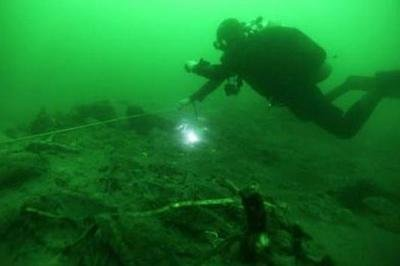
%> input picture water/pic5.jpg, 400 x 266 px
$ octave passage_2.m   (GNU Octave 9; MATLAB toolbox functions it lacks are replaced by stand-ins)
%> lines starting %> are read from the running program, lines starting %| are printed output that depends on the picture
%% 图像压缩并切分RGB通道+普通HE处理RGB三通道
clc;
clear;
I0 = imread('pic5.jpg');
%> I0 is the input picture: size 266x400x3 uint8; mean R, G, B 23.7, 118.8, 41.3
I0 = imresize(I0,[256 256]);
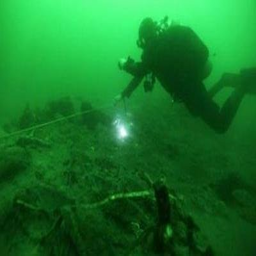
%> I0: size 256x256x3 uint8; mean R, G, B 23.7, 118.8, 41.3
I1 = imread('pic5.jpg');
I1 = imresize(I1,[256 256]);
IR0 = I0(:,:,1);
IG0 = I0(:,:,2);
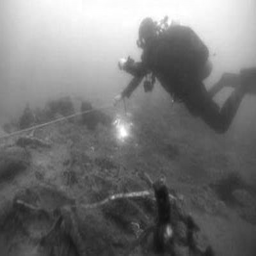
%> IG0: size 256x256 uint8; min 17, max 255, mean 118.8
IB0 = I0(:,:,3);
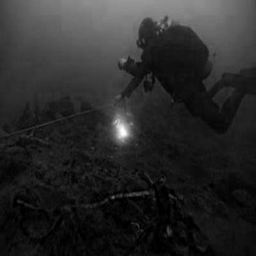
%> IB0: size 256x256 uint8; min 0, max 254, mean 41.3
IR1 = I1(:,:,1);
IG1 = I1(:,:,2);
IB1 = I1(:,:,3);

% 普通HE处理
% IR0_he = histeq(IR0);
% IG0_he = histeq(IG0);
% IB0_he = histeq(IB0);
IR1_he = histeq(IR1);
IG1_he = histeq(IG1);
IB1_he = histeq(IB1);

% CLAHE处理
IR0_clahe = adapthisteq(IR0,'NumTiles',[8 8],'clipLimit',0.02);
IG0_clahe = adapthisteq(IG0,'NumTiles',[8 8],'clipLimit',0.02);
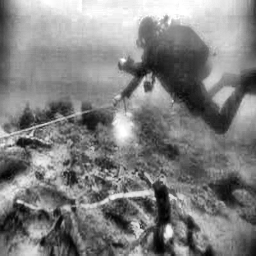
%> IG0_clahe: size 256x256 uint8; min 0, max 255, mean 128.6
IB0_clahe = adapthisteq(IB0,'NumTiles',[8 8],'clipLimit',0.02);
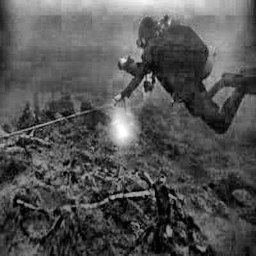
%> IB0_clahe: size 256x256 uint8; min 0, max 255, mean 83.3
IR1_clahe = adapthisteq(IR1_he*0.8,'NumTiles',[3 3],'clipLimit',0.01,'Range','original','Distribution','exponential','Alpha',0.1);
IG1_clahe = adapthisteq(IG1_he,'NumTiles',[3 3],'clipLimit',0.01,'Range','original','Distribution','exponential','Alpha',0.1);
IB1_clahe = adapthisteq(IB1_he,'NumTiles',[3 3],'clipLimit',0.01,'Range','original','Distribution','exponential','Alpha',0.1);
% [8 lines of commented-out code are left out]
pic0_clahe = cat(3,IR0_clahe,IG0_clahe,IB0_clahe);% 普通clahe
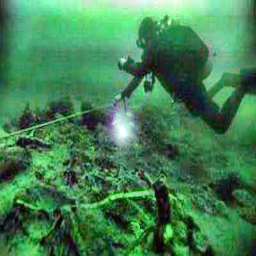
%> pic0_clahe: size 256x256x3 uint8; mean R, G, B 66.9, 128.6, 83.3
pic1_clahe = cat(3,IR1_clahe,IG1_clahe,IB1_clahe);% 本文方法
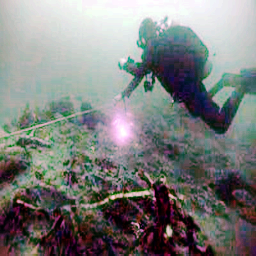
%> pic1_clahe: size 256x256x3 uint8; mean R, G, B 124, 126.2, 124.8
pic0_he = cat(3,IR1_he,IG1_he,IB1_he);            % 普通HE

% 计算信息熵
fprintf('\t the pic0         entropy is %0.4f \n',entropy(I0));
%| 	 the pic0         entropy is 7.2675
fprintf('\t the my method    entropy is %0.4f \n',entropy(pic1_clahe));
%| 	 the my method    entropy is 7.8810
fprintf('\t the HE           entropy is %0.4f \n',entropy(pic0_he));
%| 	 the HE           entropy is 5.9424
fprintf('\t the CLAHE-common entropy is %0.4f \n',entropy(pic0_clahe));
%| 	 the CLAHE-common entropy is 7.6280

% 计算MSE
fprintf('\n\t the my method    MSE is %0.4f \n',immse(pic1_clahe,I0));
%| 	 the my method    MSE is 7442.4235
fprintf('\t the HE           MSE is %0.4f \n',immse(pic0_he,I0));
%| 	 the HE           MSE is 8046.4605
fprintf('\t the CLAHE-common MSE is %0.4f \n',immse(pic0_clahe,I0));
%| 	 the CLAHE-common MSE is 2264.4184

% 计算PSNR
fprintf('\n\t the my method    PSNR is %0.4f \n',psnr(pic1_clahe,I0));
%| 	 the my method    PSNR is 9.4137
fprintf('\t the HE           PSNR is %0.4f \n',psnr(pic0_he,I0));
%| 	 the HE           PSNR is 9.0748
fprintf('\t the CLAHE-common PSNR is %0.4f \n',psnr(pic0_clahe,I0));
%| 	 the CLAHE-common PSNR is 14.5812

subplot(1,4,1);imshow(I0);
subplot(1,4,2);imshow(pic0_he);
subplot(1,4,3);imshow(pic0_clahe);
subplot(1,4,4);imshow(pic1_clahe);
% subplot(2,3,4);imshow(I1);
% subplot(2,3,5);imshow(pic1_he);
% subplot(2,3,6);imshow(pic1_clahe);

$ run again, with water/pic1.jpg copied over water/pic5.jpg
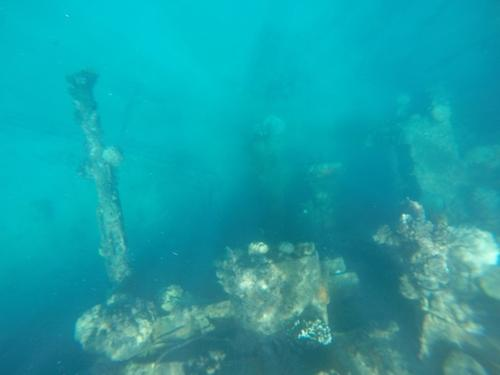
%> input picture water/pic1.jpg, 500 x 375 px
%> I0 is the input picture: size 375x500x3 uint8; mean R, G, B 23.6, 159.4, 168.1
%> I0: size 256x256x3 uint8
%> `pic1_clahe = cat(3,IR1_clahe,IG1_clahe,IB1_clahe);`:
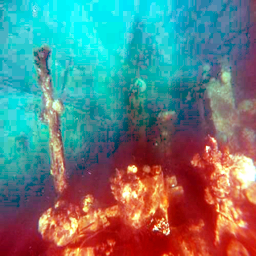
%> pic1_clahe: size 256x256x3 uint8; mean R, G, B 102.3, 125.3, 125.4
%> `pic0_he = cat(3,IR1_he,IG1_he,IB1_he);`:
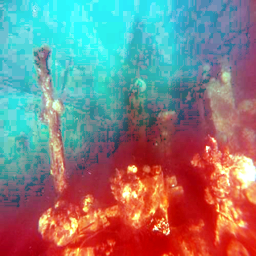
%> pic0_he: size 256x256x3 uint8; mean R, G, B 135.4, 127, 126.7
%| 	 the pic0         entropy is 7.1057
%| 	 the my method    entropy is 7.6530
%| 	 the HE           entropy is 5.7786
%| 	 the CLAHE-common entropy is 7.4220
%| 	 the my method    MSE is 5212.4145
%| 	 the HE           MSE is 7114.1498
%| 	 the CLAHE-common MSE is 1957.4510
%| 	 the my method    PSNR is 10.9604
%| 	 the HE           PSNR is 9.6096
%| 	 the CLAHE-common PSNR is 15.2139

$ run again, with water/pic10.jpg copied over water/pic5.jpg
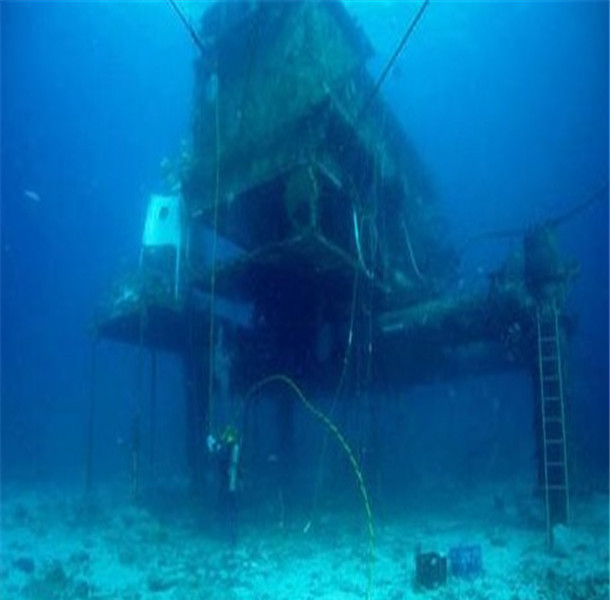
%> input picture water/pic10.jpg, 610 x 600 px
%> I0 is the input picture: size 600x610x3 uint8; mean R, G, B 3.2, 102.1, 157.6
%> I0: size 256x256x3 uint8
%> `pic1_clahe = cat(3,IR1_clahe,IG1_clahe,IB1_clahe);`:
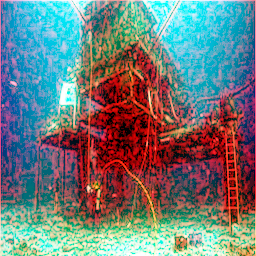
%> pic1_clahe: size 256x256x3 uint8; mean R, G, B 113.5, 122.2, 122.9
%> `pic0_he = cat(3,IR1_he,IG1_he,IB1_he);`:
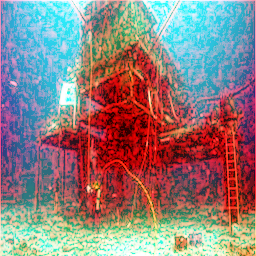
%> pic0_he: size 256x256x3 uint8; mean R, G, B 145.1, 126.5, 126.4
%| 	 the pic0         entropy is 7.0708
%| 	 the my method    entropy is 7.2627
%| 	 the HE           entropy is 5.5768
%| 	 the CLAHE-common entropy is 7.2217
%| 	 the my method    MSE is 7121.9803
%| 	 the HE           MSE is 9323.1967
%| 	 the CLAHE-common MSE is 1303.1981
%| 	 the my method    PSNR is 9.6048
%| 	 the HE           PSNR is 8.4352
%| 	 the CLAHE-common PSNR is 16.9807

$ run again, with water/pic11.jpg copied over water/pic5.jpg
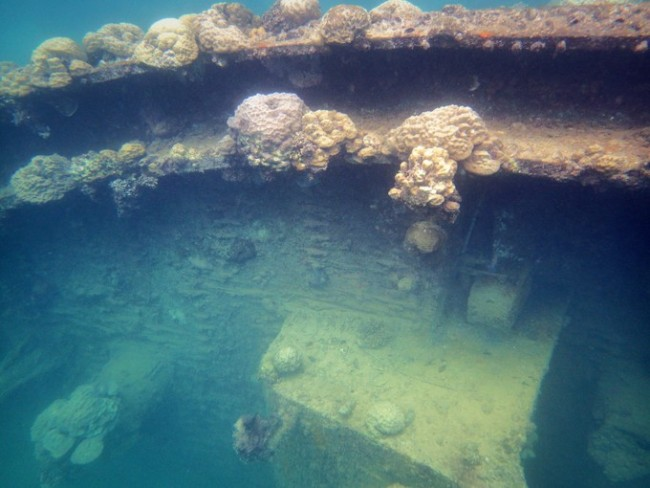
%> input picture water/pic11.jpg, 650 x 488 px
%> I0 is the input picture: size 488x650x3 uint8; mean R, G, B 79.9, 110.9, 118.7
%> I0: size 256x256x3 uint8
%> `pic0_he = cat(3,IR1_he,IG1_he,IB1_he);`:
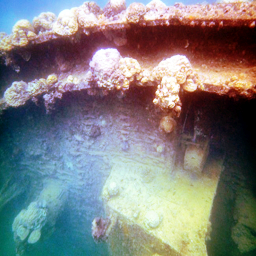
%> pic0_he: size 256x256x3 uint8; mean R, G, B 126.2, 126.3, 127
%| 	 the pic0         entropy is 7.5741
%| 	 the my method    entropy is 7.9036
%| 	 the HE           entropy is 5.9868
%| 	 the CLAHE-common entropy is 7.7936
%| 	 the my method    MSE is 2028.8955
%| 	 the HE           MSE is 2081.7180
%| 	 the CLAHE-common MSE is 1258.3458
%| 	 the my method    PSNR is 15.0582
%| 	 the HE           PSNR is 14.9466
%| 	 the CLAHE-common PSNR is 17.1328
